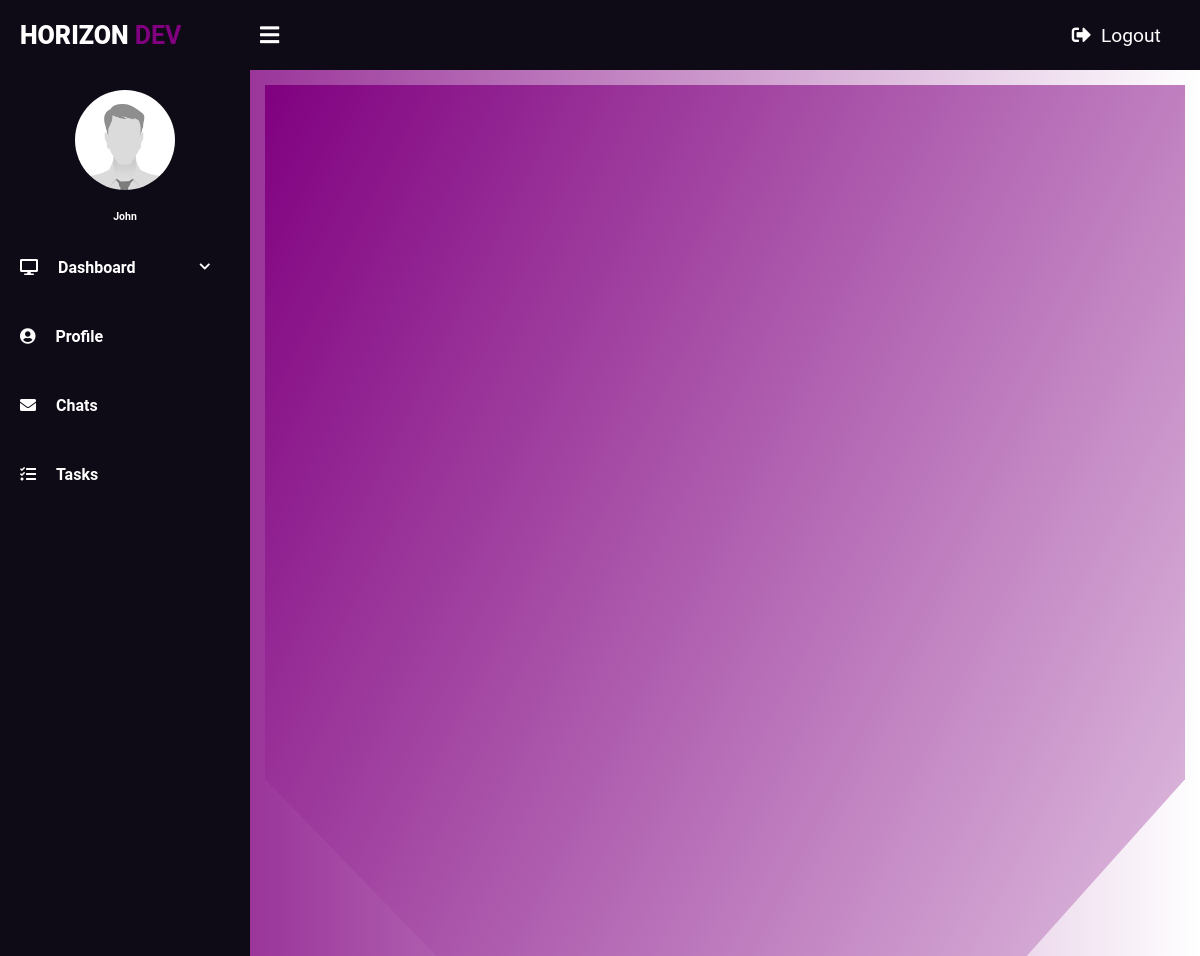
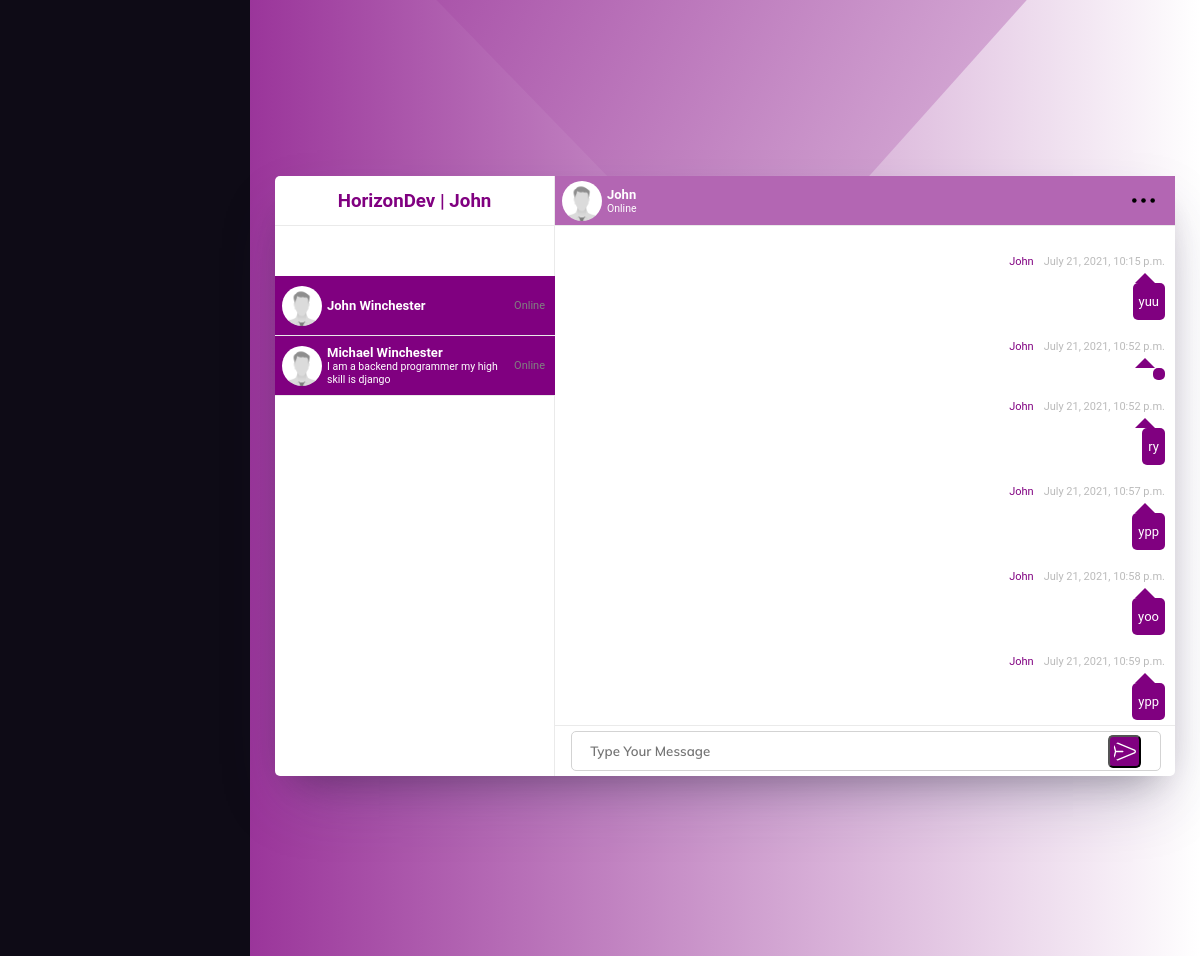
/chat/mat1/ (signed in), run on the app's committed database (2 pictures, top to bottom).
### account/models.py (models this page shows, shortened)
class AccountBase(AbstractBaseUser):
	first_name 				= models.CharField(max_length=30, default="John")
	last_name 				= models.CharField(max_length=30, default="Winchester")
	job_function			= models.CharField(max_length=80, default="Web Designer")
	city 					= models.CharField(max_length=20, default="New York")
	stars					= models.PositiveSmallIntegerField(default=5)
	jobs					= models.PositiveIntegerField(default=0)
	years_old               = models.DateField(blank=True, auto_now_add=False, auto_now=False, default="2000-01-01")
	phone_number			= models.PositiveBigIntegerField(blank=True, default=88888888888)
	about					= models.TextField(blank=True)
	email 					= models.EmailField(verbose_name="email", max_length=60, unique=True)
	username 				= models.CharField(max_length=30, unique=True)
	date_joined				= models.DateTimeField(verbose_name='date joined', auto_now_add=True)
	last_login				= models.DateTimeField(verbose_name='last login', auto_now=True)
	is_admin				= models.BooleanField(default=False)
	is_active				= models.BooleanField(default=True)
	is_staff				= models.BooleanField(default=False)
	is_superuser			= models.BooleanField(default=False)
	is_banned				= models.BooleanField(default=False)
	profile_image			= models.ImageField(max_length=255, upload_to=get_profile_image_filepath, null=True, blank=True, default=get_default_profile_image)
	hide_email				= models.BooleanField(default=True)
	price_hourly 			= models.PositiveIntegerField(default=10)
	USERNAME_FIELD = 'email'
	REQUIRED_FIELDS = ['username']
	objects = MyAccountManager()

### chat/models.py (models this page shows, shortened)
class Message(models.Model):
    room = models.CharField(max_length=255)
    username = models.CharField(max_length=30)
    content = models.TextField()
    date_added = models.DateTimeField(auto_now_add=True)
    class Meta:
        ordering = ('date_added',)

### chat/views.py (the view)
# urls.py: path('<str:room_name>/', views.room, name='room'),
def room(request, room_name):
    username = request.GET.get('username', 'Anonymous')
    messages = Message.objects.filter(room=room_name)[0:25]
    users = user.objects.all
    return render(request, 'chat/room.html', {'room_name': room_name, 'username': username, 'messages': messages, 'users': users})

### templates/chat/room.html (shortened to what this page needs)
{% extends 'base.html' %} {% load static %} {% block title %}Horizon | Chat{% endblock title %} {% block css %}
<link rel="stylesheet" href="{% static 'css/chat-style.css' %}"> {% endblock css %} {% block content %}
<div class="grad"></div>
<div class="main_body">
    <div class="left">
        <div class="left1">
            <h3>HorizonDev | {{user.first_name}}</h3>
        </div>
        <div class="left3">
            <ul>
                <li>
                    <div id="chat-scroll" class="friend {{user.id}}">
                        <div class="img_name">
                            <img src="{{user.profile_image.url}}">
                            <div>
                                <h4>{{user.first_name}} {{user.last_name}}</h4>
                            </div>
                        </div>
                        <div class="time"> {% if user.is_active %}Online{%else%}Offline{% endif %} </div>
                    </div>
                </li>
                {% for username in users %}
                    {% if username.id == user.id %}
                    {% else %}
                <li>
                    <div id="chat-scroll" class="friend {{username.id}}">
                        <div class="img_name">
                            <img src="{{username.profile_image.url}}">
                            <div>
                                <h4>{{username.first_name}} {{username.last_name}}</h4>
                                <p>{{username.about}}</p>
                            </div>
                        </div>
                        <div class="time"> {% if username.is_active %}Online{%else%}Offline{% endif %} </div>
                    </div>
                </li>
                    {% endif %}
                {% endfor %}
            </ul>
        </div>
    </div>
    <div class="right">
        <div class="right1">
            <div class="img_name">
                <img src="{{user.profile_image.url}}">
                <div>
                    <h4>{{user.first_name}}</h4>
                    <p>{% if user.is_active %}Online{% else %} Offline{% endif %}</p>
                </div>
            </div>
            <div class="icos">
                <div class="svg_ico">
                    <img class="i" src="{% static 'img/ore.svg'%}">
                </div>
            </div>
        </div>
        <div id="chat-box" class="right2"><br>
            <ul id="chat">
            {% for m in messages %}
                <li class=" {% if m.username == user.first_name %}me{%else%}you{% endif %} ">
                    <div class="entete">
                        <h2>{{m.username}}<h2>
                        <h3>{{m.date_added}}</h3>
                    </div>
                    <div class="triangle"></div>
                    <div class="message">
                        <p class="mess">{{m.content}}</p>
                    </div>
                </li>
            {% endfor %}
            </ul>
        </div>
        <div class="right3">
            <div class="form">
                <input id="send-message" type="text" name="chat-input" placeholder="Type Your Message" class="in2">
                <button id="send-message-button" class="ico11"><img src="{% static 'img/send.svg'%}" class="s"></button>
            </div>
        </div>
    </div>
</div>
 {% endblock content %}

### templates/base.html (shortened to what this page needs)
{% if user.is_authenticated %}
{% load static %}
<html>
    <head>
        <link rel="stylesheet" href="https://cdnjs.cloudflare.com/ajax/libs/font-awesome/5.12.0-2/css/all.min.css">
        <link rel="stylesheet" href="{% static 'css/base-style.css' %}">
        {% block css %}{% endblock css %}
    </head>
    <body style="background:linear-gradient(to right, purple, #fff)">
        <div class="wrapper">
            <div class="header">
                <div class="header-menu">
                    <div class="title">Horizon <span>Dev</span></div>
                    <div class="sidebar-btn">
                        <i class="fas fa-bars"></i>
                    </div>
                    <a href="{% url 'accounts:logout' %}"><i class="fas fa-sign-out-alt"></i>Logout</a>
                </div>
            </div>
            <div class="sidebar">
                <div class="sidebar-menu">
                    <center class="profile">
                        <img src="{{user.profile_image.url}}" alt="User Photo">
                        <p>{{user.first_name}}</p>
                    </center>
                    <li class="item" id="dashboard">
                        <a href="#dashboard" class="menu-btn">
                            <i class="fas fa-desktop"></i><span>Dashboard <i class="fas fa-chevron-down drop-down"></i></span>
                        </a>
                    </li>
                    <li class="item" id="profile">
                        <a href="{% url 'core:profile' %}" class="menu-btn">
                            <i class="fas fa-user-circle"></i><span>Profile</span>
                        </a>
                    <li class="item" id="messages">
                        <a href="{% url 'chat:index' %}" class="menu-btn">
                            <i class="fas fa-envelope"></i><span>Chats</span>
                        </a>
                    </li>
                    <li class="item" id="task">
                        <a href="{% url 'core:task' %}" class="menu-btn">
                            <i class="fas fa-tasks"></i><span>Tasks</span>
                        </a>
                    </li>
                </div>
            </div>
            <div class="main-container">
                {% block content %}
                {% endblock content %}
            </div>
        </div>
    </body>
</html>
{% else %}
<meta http-equiv="Refresh" content="0; url='{% url 'pages:home' %}'" />
{% endif %}

### static/css/base-style.css (style rules this page uses)
:root { --austin-blue: purple; --main-color: #fff; --horizon-fushia: purple; --void-black: #0e0b16; }
* { margin: 0; padding: 0; list-style: none; text-decoration: none; box-sizing: border-box; font-family: "Roboto", sans-serif; text-decoration: none !important; }
body { background: var(--main-color) }
.wrapper .header { z-index: 1; background: var(--void-black); position: fixed; width: calc(100% - 0%); height: 70px; display: flex; top: 0; }
.wrapper .header .header-menu { width: calc(100% - 0%); height: 100%; display: flex; justify-content: space-between; align-items: center; padding: 0 20px; }
.wrapper .header .header-menu a { color: var(--main-color); text-decoration: none; font-size: 1.2em; padding: 1em; text-align: center; }
.wrapper .header .header-menu a i { margin-right: 10px; }
.wrapper .header .header-menu .title { color: var(--main-color); font-size: 25px; text-transform: uppercase; font-weight: 900; }
.wrapper .header .header-menu .title span { color: var(--horizon-fushia); }
.wrapper .header .header-menu .sidebar-btn { color: var(--main-color); position: absolute; margin-left: 240px; font-size: 22px; font-weight: 900; cursor: pointer; transition: 0.3s; transition-property: color; }
.wrapper .sidebar { z-index: 1; background: var(--void-black); position: fixed; top: 70px; width: 250px; height: 100%; transition: 0.3s; transition-property: width; overflow-y: auto; }
.wrapper .sidebar .sidebar-menu { overflow: hidden; }
.wrapper .sidebar .sidebar-menu .profile img { margin: 20px 0; width: 100px; height: 100px; border-radius: 50%; }
.wrapper .sidebar .sidebar-menu .profile p { color: var(--main-color); font-weight: 700; margin-bottom: 10px; }
.wrapper .sidebar .sidebar-menu .item { width: 250px; overflow: hidden; }
.wrapper .sidebar .sidebar-menu .item .menu-btn { display: block; color: var(--main-color); position: relative; padding: 25px 20px; transition: 0.3s; transition-property: color; }
.wrapper .sidebar .sidebar-menu .item .menu-btn i { margin-right: 20px; }
.wrapper .sidebar .sidebar-menu .item .menu-btn .drop-down { float: right; font-size: 12px; margin-top: 3px; }
.wrapper .main-container { width: (100% - 250px); margin-top: 70px; margin-left: 250px; padding: 15px; height: 100vh; transition: 0.3s; }

### data on the page
AccountBase: profile_image (placeholder picture), first_name "John", last_name "Winchester"
AccountBase: profile_image (placeholder picture), first_name "Michael", last_name "Winchester", about "I am a backend programmer my high skill is django", is_active "Online"
Message: username "John", date_added "July 21, 2021, 10:15 p.m.", content "yuu"
Message: username "John", date_added "July 21, 2021, 10:52 p.m."
Message: username "John", date_added "July 21, 2021, 10:52 p.m.", content "ry"
Message: username "John", date_added "July 21, 2021, 10:57 p.m.", content "ypp"
Message: username "John", date_added "July 21, 2021, 10:58 p.m.", content "yoo"
Message: username "John", date_added "July 21, 2021, 10:59 p.m.", content "ypp"
